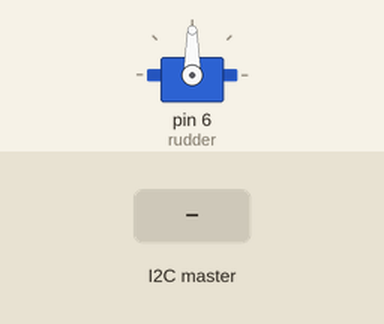
Recording of a sketch running on a simulated Arduino Uno, built with avr-gcc and run on an emulated ATmega328P. Parts: servo. The inputs (shaded band) are chosen by the test bench. What the sketch prints to the serial monitor is not drawn.

Above: at 1.2 s.
1.3 s: the I2C master sends the byte 5
At 2.0 s:
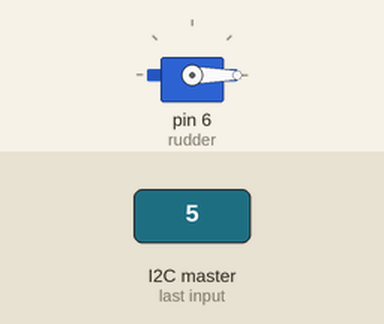
Timing chart, 0 to 4.3 s (numbered marks = the images above; inputs shaded):
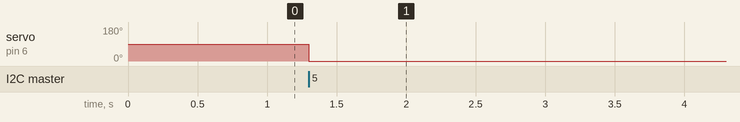

Measured:
- after the input at 1.3 s, servo on pin 6 (rudder): 90° → 0° at once

The sketch:

rudder.ino
```cpp
#include <Servo.h>
#include <Wire.h>

Servo rudder;

void setup() {
  // put your setup code here, to run once:

  // Treat ESC like a servo

  // Assign PIN 6 to servo, with range between 1000ms and 2000ms
  rudder.attach(6, 1000, 2000);

  // Open I2C on port 5
  Wire.begin(5);
  // Listen to I2C call to this port, call receiveEvent() on receive
  Wire.onReceive(receiveEvent);

  Serial.begin(9600);
}

void loop() {
  // put your main code here, to run repeatedly:
  delay(100);
}

void receiveEvent(int howMany) {
  // Store received serial data into character array
  char cmd[7];
  int i = 0;
  while(0 < Wire.available())
  {
    cmd[i] = Wire.read();
    Serial.print(cmd[i]);
    i++;
  }
  Serial.println(" ");

  // Translate characters to integers by subtracting '0' character
  for(int q = 0; q < 7; ++q)
    cmd[q] = cmd[q] - '0';

  // TODO: transmit in numbers, not characters. More efficient data transmission for final project
  char servo_pos[3];
  for(int j = 0; j < 3; ++j)
    servo_pos[j] = cmd[j];
  char duration[4];
  for(int k = 0; k < 4; ++k)
    duration[k] = cmd[k+3];

  // Translate characters to values
  int pos = servo_pos[2] + 10 * servo_pos[1] + 100 * servo_pos[0];
  int dur = 10 * duration[3] + 100 * duration[2] + 1000 * duration[1] + 10000 * duration[0];

  Serial.print("Position is ");
  Serial.println(pos);
  Serial.print("Duration is ");
  Serial.println(dur);

  // Write position
  rudder.write(pos);
  // Wait until next command
  delay(dur);
}
```
